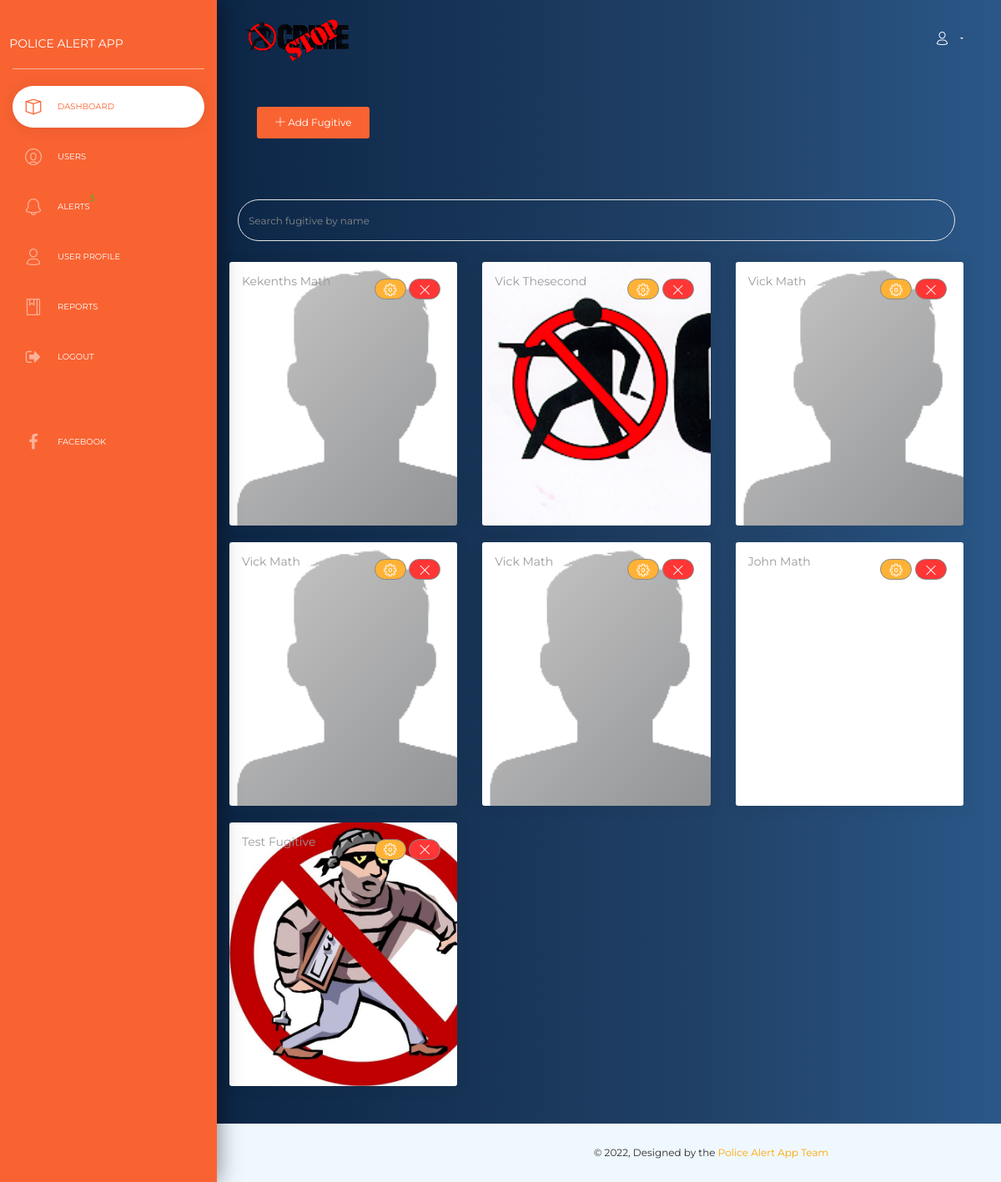
The page /police/dashboard.php (signed in) on the database its author committed.
### tables this page shows
CREATE TABLE `fugitive` (
  `id` int(11) NOT NULL,
  `first_name` varchar(25) NOT NULL,
  `last_name` varchar(25) NOT NULL,
  `gender` varchar(9) NOT NULL,
  `image` varchar(30) DEFAULT NULL,
  `status` varchar(11) DEFAULT NULL
);

### police/dashboard.php (the view, shortened to what this page needs)
<!DOCTYPE html>
<html lang="en">
<body class="">
  <div class="wrapper ">
   <?php include('includes/side.php') ?>
    <div class="main-panel" id="main-panel">
        <?php include('includes/header.php');
        ?>
      <div style="margin-top: 80px;">
      <div class="content" style="margin: 15px">
        <div class="row">
            <button class="btn btn-primary m-5 add-fugitive"><i class="now-ui-icons ui-1_simple-add"></i> Add Fugitive</button>
            <div style="width: 100%;padding: 25px">
               <input type="text" class="form-control search-fugitive" onkeyup="searchFug()" style="height: 50px" placeholder="Search fugitive by name">
            </div>
            <?php
            $conn = $con->open();
            $sql = $conn->prepare("SELECT * FROM fugitive");
            $sql->execute();
            $get = $sql->fetchAll();
            if($sql->rowCount() > 0){
                foreach ($get as $fug){
                    if(empty($fug['image'])){
                        $img = "../police/criminals/profile.png";
                    }else{
                        $img = "../police/criminals/".$fug['image'];
                    }
                    echo
                    '
                          <div class="col-lg-4 fugitive-profile">
                            <div class="card card-chart card-back" style="background-image: url('.$img.')">
                              <div class="card-header">
                                <h2 class="card-category text_bold">'.$fug['first_name'].' '.$fug['last_name'].'</h2>
                                <div class="card-body" style="max-height: 240px;min-height: 240px">
                                </div>
                                <div class="dropdown">
                                  <button id="'.$fug['fugitive_id'].'" style="max-width: 50px;width: 25px;height: 25px" class="btn btn-round bg-warning btn-outline-default btn-simple btn-icon no-caret edit-fugitive">
                                      <i class="now-ui-icons ui-1_settings-gear-63 text-white"></i>
                                  </button>
                                  <button style="max-width: 50px;width: 25px;height: 25px" class="btn btn-round bg-danger btn-outline-default dropdown-toggle btn-simple btn-icon no-caret" data-toggle="dropdown">
                                      <i class="now-ui-icons ui-1_simple-remove text-white"></i>
                                  </button>
                                  <div class="dropdown-menu dropdown-menu-right ">
                                    <a id="'.$fug['fugitive_id'].'" class="dropdown-item text-danger delete-fugitive" href="#">Delete Fugitive?</a>
                                  </div>
                                </div>
                              </div>
                              <div class="card-footer">
                              </div>
                            </div>
                          </div>
                    ';
                }
            }else{
                echo ' <div class="card card-chart " style="text-align: center;padding: 10px;margin: 15px;"> No Data Found ...</div>';
            }
            ?>
        </div>
      </div>
      </div>
        <div style="height: 80px;"></div>
        <?php include('includes/footer.php') ?>
</body>
</html>

### police/includes/side.php (shortened to what this page needs)
<div class="sidebar" data-color="orange">
    <?php
    $conn = $con->open();
    $sql = $conn->prepare("SELECT * FROM alert");
    $sql->execute();
    $counters = $sql->rowCount();
    ?>
    <div class="logo">
        <a class="simple-text logo-normal">
            Police Alert App
        </a>
    </div>
    <div class="sidebar-wrapper" id="sidebar-wrapper">
        <ul class="nav">
            <li class="active ">
                <a href="./dashboard.php">
                    <i class="now-ui-icons design_app"></i>
                    <p>Dashboard</p>
                </a>
            </li>
            <li>
                <a href="./users.php" >
                    <i class="now-ui-icons users_circle-08"></i>
                    <p>Users</p>
                </a>
            </li>
            <li>
                <a href="./alerts.php">
                    <i class="now-ui-icons ui-1_bell-53"></i>
                    <p style="position: relative">Alerts <span class="text-success" style="position: absolute;top: -10px"><?php echo $counters;?></span></p>
                </a>
            </li>
            <li>
                <a href="./profile.php">
                    <i class="now-ui-icons users_single-02"></i>
                    <p>User Profile</p>
                </a>
            </li>
            <li>
                <a href="./reports.php">
                    <i class="now-ui-icons education_agenda-bookmark"></i>
                    <p>Reports</p>
                </a>
            </li>
            <li>
                <a href="../logout.php">
                    <i class="fa fa-sign-out"></i>
                    <p>Logout</p>
                </a>
            </li><br><br>
            <li>
                <a href="https://www.facebook.com/profile.php?id=100072400511387" style="display: flex">
                    <i class="fa fa-facebook"></i>
                    <p>Facebook</p>
                </a>
            </li>
        </ul>
    </div>
</div>

### police/includes/header.php (shortened to what this page needs)
<head>
    <link rel="stylesheet" href="https://use.fontawesome.com/releases/v5.7.1/css/all.css">
    <link href="../assets/css/bootstrap.min.css" rel="stylesheet" />
    <link rel="stylesheet" href="https://cdnjs.cloudflare.com/ajax/libs/font-awesome/4.7.0/css/font-awesome.min.css">
    <link href="../assets/css/now-ui-dashboard.css?v=1.5.0" rel="stylesheet" />
    <link href="../assets/demo/demo.css" rel="stylesheet" />
</head>
<nav class="navbar navbar-expand-lg navbar-transparent  bg-primary  navbar-absolute">
    <div class="container-fluid">
        <div class="navbar-wrapper">
            <a class="navbar-brand" href="./dashboard.php"><img src="../assets/img/logo.png" width="150"></a>
        </div>
        <div class="collapse navbar-collapse justify-content-end" id="navigation">
            <ul class="navbar-nav">
                <li style="padding: 10px">
                </li>
                <li class="nav-item dropdown">
                    <a class="nav-link dropdown-toggle" id="navbarDropdownMenuLink" data-toggle="dropdown" aria-haspopup="true" aria-expanded="false">
                        <i class="now-ui-icons users_single-02"></i>
                    </a>
                </li>
            </ul>
        </div>
    </div>
</nav>

### police/includes/footer.php (shortened to what this page needs)
<footer class="footer">
    <div class="" style="display: inline-flex">
        <div class="copyright" id="copyright">
            &copy; , Designed by the <a style="color: orange">Police Alert App Team</a>
        </div>
    </div>
</footer>
</div>
</div>

### assets/demo/demo.css (style rules this page uses)
.row { width: 100%; }

### rows shown on the page
fugitive: image (placeholder picture), first_name "Kekenths", last_name "Math"
fugitive: image (picture), first_name "Vick", last_name "Thesecond"
fugitive: first_name "Vick", last_name "Math"
fugitive: image (placeholder picture), first_name "Vick", last_name "Math"
fugitive: image (placeholder picture), first_name "Vick", last_name "Math"
fugitive: first_name "John", last_name "Math"
fugitive: image (picture), first_name "Test", last_name "Fugitive"
